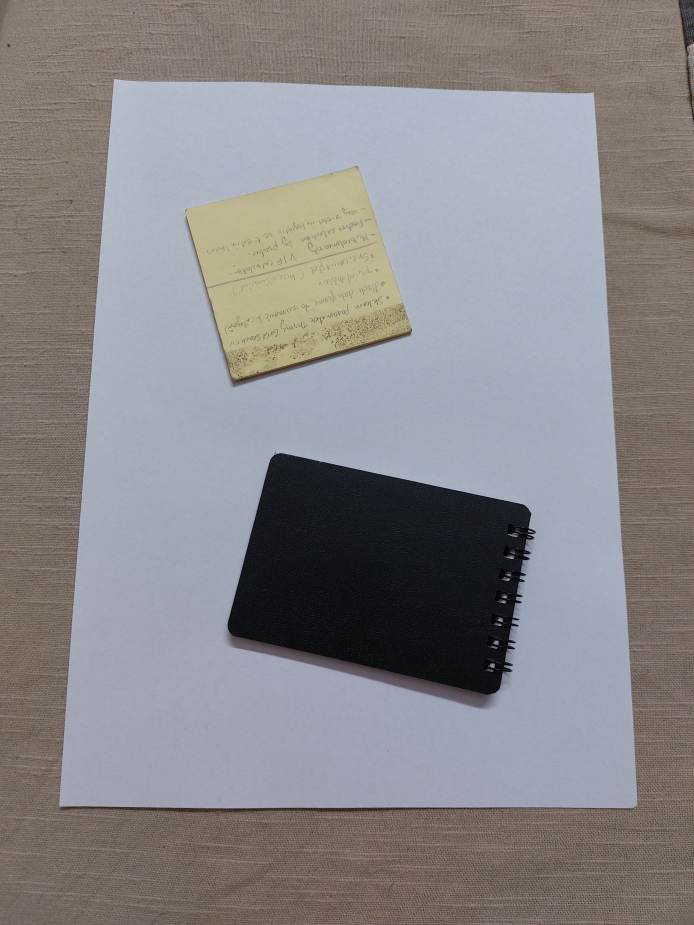
#> input picture check1.jpg, 1387 x 1849 px (shown at 1/2 size)
$ python -i utils.py   (imports and definitions only)
#> lines starting #> are read from the running program, lines starting #| are printed output that depends on the picture; after the words box and inside, x2 and y2 are one past the last pixel; in counts of white or black regions, pixels touching at a corner belong together
#> further down, picture is the input picture: shape (1849, 1387, 3); mean B, G, R 135.9, 134.2, 136.5
# -*- coding: utf-8 -*-
"""
Created on Sat Dec  4 12:31:54 2021

@author: Mayank
"""

import cv2
import numpy as np

#%%

def getContours(img,cThr=[100,100],showCanny=False,minArea=1000,filter=0,draw =False):
#> called with showCanny = False, minArea = 1000, filter = 0, draw = False
    imgGray = cv2.cvtColor(img,cv2.COLOR_BGR2GRAY) #convert to gray
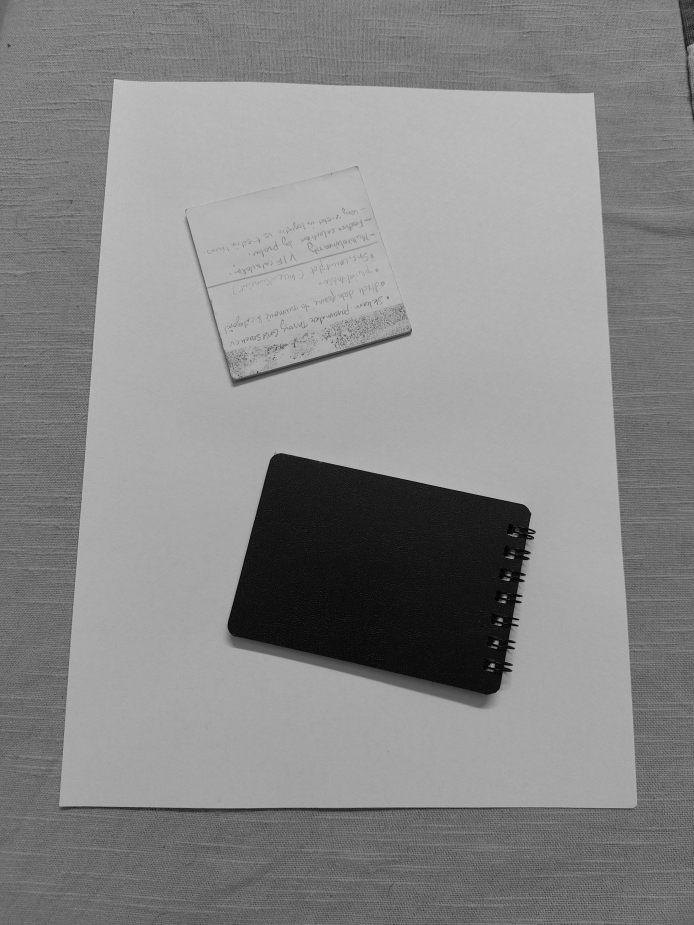
#> imgGray: shape (1849, 1387) (shown at 1/2 size); min 0, max 209, mean 135.1
    imgBlur = cv2.GaussianBlur(imgGray,(5,5),1) #apply some gaussian blur
    imgCanny = cv2.Canny(imgBlur,cThr[0],cThr[1]) #canny edge detector cThresh
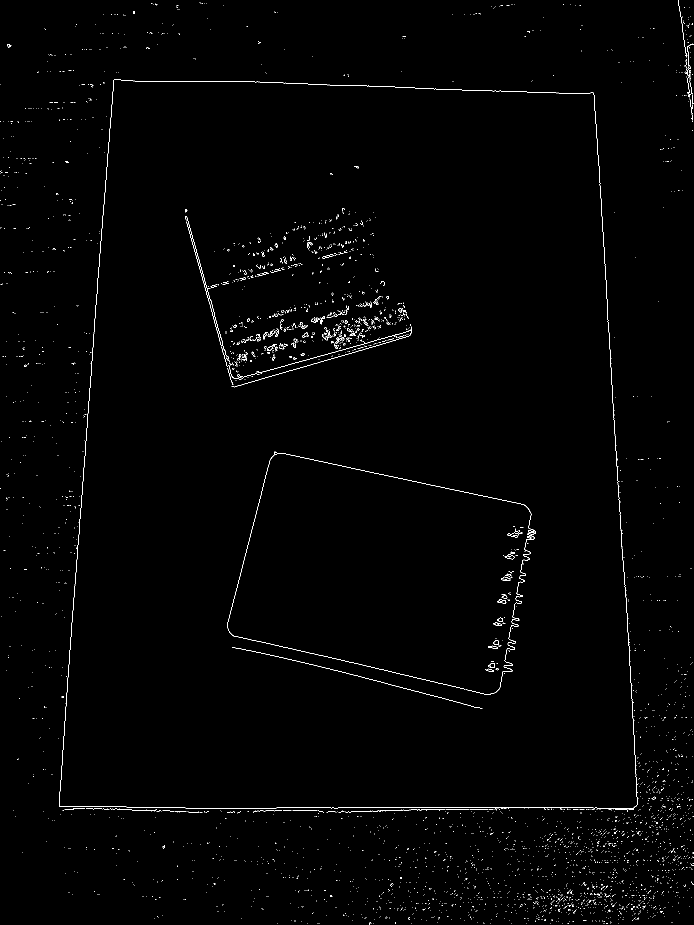
#> imgCanny: shape (1849, 1387) (shown at 1/2 size); 0.79% white in thin lines or dots
    kernel = np.ones((5,5))
    imgDial = cv2.dilate(imgCanny,kernel,iterations=3)
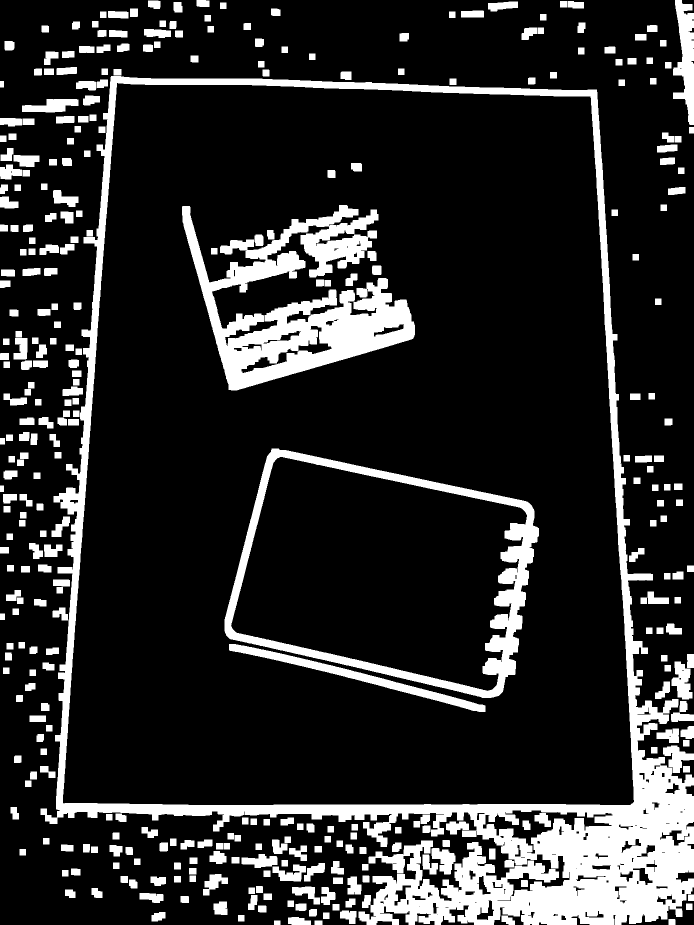
#> imgDial: shape (1849, 1387) (shown at 1/2 size); 16.9% white; 364 white regions, largest, box (x1, y1, x2, y2) and area: (81, 152, 1387, 1849) 197286, (364, 410, 830, 781) 70056, (449, 897, 1078, 1396) 38001
    imgThre = cv2.erode(imgDial,kernel,iterations=2)
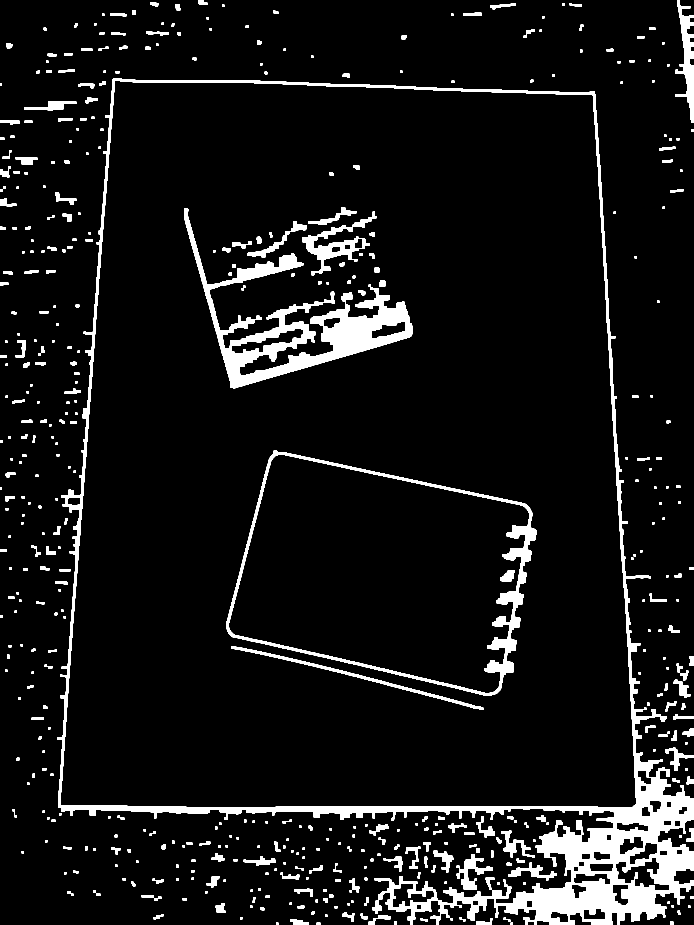
#> imgThre: shape (1849, 1387) (shown at 1/2 size); 7.7% white; 484 white regions
    if showCanny:
        cv2.imshow('Canny',cv2.resize(imgThre,(0,0),None,0.2,0.2))
    contours,hiearchy = cv2.findContours(imgThre,cv2.RETR_EXTERNAL,cv2.CHAIN_APPROX_SIMPLE) #contours detection
#> contours = 455 contours, 153 with area under 20; largest, box (x1, y1, x2, y2) and area: (114, 156, 1387, 1849) 1620771, (1350, 0, 1387, 246) 3308, (913, 1708, 986, 1779) 1534, (1016, 1725, 1114, 1761) 950, (1002, 1661, 1070, 1716) 914; hiearchy = 455 rows, first 6: [1, -1, -1, -1], [2, 0, -1, -1], [3, 1, -1, -1], [4, 2, -1, -1], [5, 3, -1, -1], [6, 4, -1, -1]
    finalCountours = []
    for i in contours:
        area = cv2.contourArea(i)
        if area > minArea:
            peri = cv2.arcLength(i,True)
            approx = cv2.approxPolyDP(i,0.02*peri,True)
            bbox = cv2.boundingRect(approx)
            if filter > 0: #filter number of points in contour
                if len(approx) == filter:
                    finalCountours.append([len(approx),area,approx,bbox,i])
            else:
                finalCountours.append([len(approx),area,approx,bbox,i])
#> this loop made 455 passes
#> (area, peri, approx, bbox) on pass 392: (1620771, 10906.9, [[226, 156], [116, 1614], [1330, 1834], [1189, 183]], (116, 156, 1215, 1679))
#> (area, peri, bbox) on passes 89, 454: (1534, 460.9, (913, 1708, 73, 71)), (3308, 756, (1350, 0, 37, 246))
#> after the loop, finalCountours = 3 items
    finalCountours = sorted(finalCountours,key = lambda x:x[1] ,reverse= True) #sort rhe contours by area
    if draw:
        for con in finalCountours:
            cv2.drawContours(img,con[4],-1,(0,0,255),3)
    return img, finalCountours

#%%

def reorder(myPoints):
    #print(myPoints.shape)
    myPointsNew = np.zeros_like(myPoints)
    myPoints = myPoints.reshape((4,2))
    add = myPoints.sum(1) #points are reodered based on the sum of coordinates and diff
    myPointsNew[0] = myPoints[np.argmin(add)]
    myPointsNew[3] = myPoints[np.argmax(add)]
    diff = np.diff(myPoints,axis=1)
    myPointsNew[1]= myPoints[np.argmin(diff)]
    myPointsNew[2] = myPoints[np.argmax(diff)]
    return myPointsNew


def warpImg (img,points,w,h,pad=20):
    # print(points)
    points =reorder(points)
    pts1 = np.float32(points)
    pts2 = np.float32([[0,0],[w,0],[0,h],[w,h]])
    matrix = cv2.getPerspectiveTransform(pts1,pts2)
    imgWarp = cv2.warpPerspective(img,matrix,(w,h))
    imgWarp = imgWarp[pad:imgWarp.shape[0]-pad,pad:imgWarp.shape[1]-pad] #padding to remove edge of paper
    return imgWarp

def findDis(pts1,pts2):
    return ((pts2[0]-pts1[0])**2 + (pts2[1]-pts1[1])**2)**0.5 #eucledian distance b/w points

>>> import cv2
>>> picture = cv2.imread('check1.jpg')
>>> result = getContours(picture)
